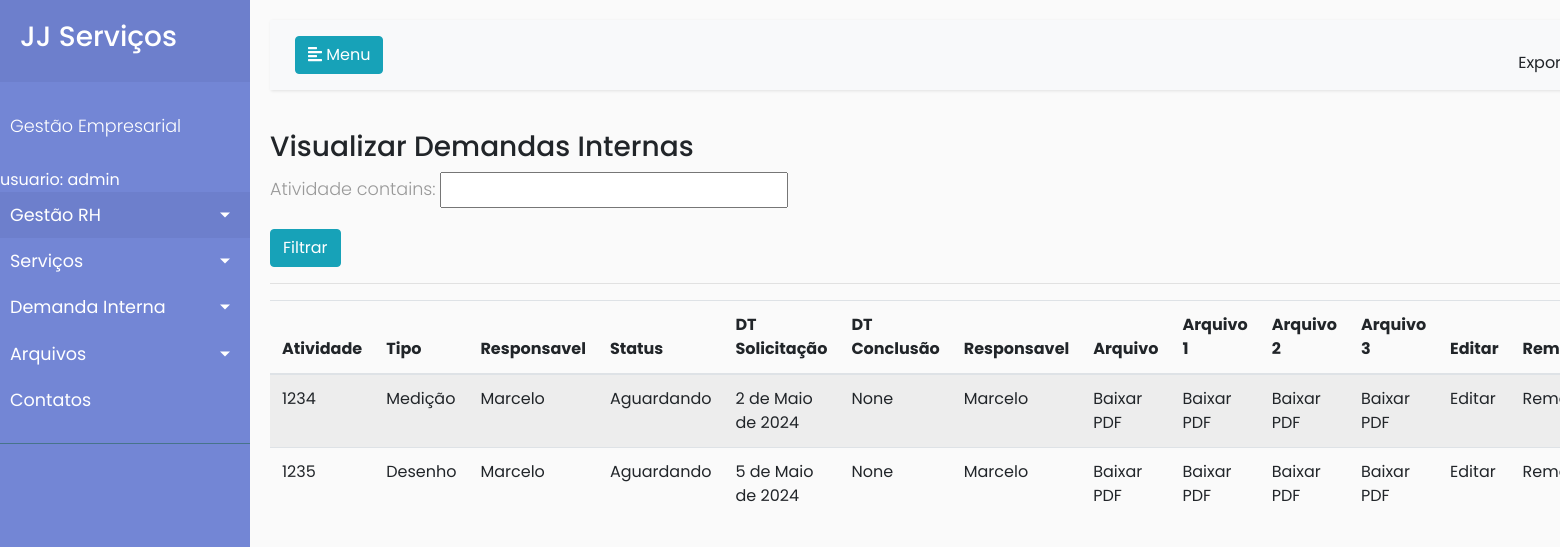
Page /demandainterna/visualizartodas/ (signed in) on the committed database.
### GestaoHR/models.py (models this page shows)
class DemandaInterna(models.Model):
    tipo_atividade= [
        ('Desenho','Desenho'),
        ('Medição', 'Medição'),
        ('Verificar campo', 'Verificar Campo'),
        ('Documentação', 'Documentação')
    ]
    tipo_status = [
        ('Aguardando', 'Aguardando'),
        ('Andamento', 'Andamento'),
        ('Realizando', 'Realizado'),
        ('Correção', 'Correção'),
    ]
    Atividade = models.CharField(max_length=100, blank=False, null=False)
    tipo = models.CharField(max_length=50, choices=tipo_atividade, blank=False, null=False)
    responsavel = models.CharField(max_length=50, blank=True, null=True)
    status = models.CharField(max_length=30,choices=tipo_status, blank=False, null=False)
    data_solicitacao = models.DateField(blank=True, null=True)
    data_conclusão= models.DateField(blank=True, null=True)
    responsavel = models.CharField(max_length=50, blank=True, null=True)
    arquivos = models.FileField(upload_to='media/desenhoservico/Interna/', blank=True, null=True)
    arquivos_complementar = models.FileField(upload_to='media/desenhoservico/Interna/', blank=True, null=True)
    arquivos_complementar1 = models.FileField(upload_to='media/desenhoservico/Interna/', blank=True, null=True)
    arquivos_complementar2 = models.FileField(upload_to='media/desenhoservico/Interna/', blank=True, null=True)

### GestaoHR/views.py (the view)
# urls.py: path('demandainterna/visualizartodas/', views.demandainternavisualizartd, name='Demandainternaviews'),
@login_required
def demandainternavisualizartd(request):
    demanda = DemandaFilter(request.GET, queryset= DemandaInterna.objects.all())
    return render(request, 'demandainterna_views.html', {'DemandaFilter':demanda})

### GestaoHR/templates/demandainterna_views.html (shortened to what this page needs)
{% extends 'base.html' %}
{% block 'excel' %}<a href="{% url 'demanainternaexportarexcel' %}">Exportar</a>{% endblock %}
{% block 'Material' %}
    <h3>Visualizar Demandas Internas</h3>
    <form method="get">
      {{DemandaFilter.form.as_p}}
      <button class="btn btn-info" type="submit">Filtrar</button>
    </form>
    <hr>
    <table class="table table-striped">
        <thead>
          <tr>
            <th scope="col">Atividade</th>
            <th scope="col">Tipo</th>
            <th scope="col">Responsavel</th>
            <th scope="col">Status</th>
            <th scope="col">DT Solicitação</th>
            <th scope="col">DT Conclusão</th>
            <th scope="col">Responsavel</th>
            <th scope="col">Arquivo</th>
            <th scope="col">Arquivo 1</th>
            <th scope="col">Arquivo 2</th>
            <th scope="col">Arquivo 3</th>
            <th scope="col">Editar</th>
            <th scope="col">Remover</th>
          </tr>
        </thead>
        <tbody>
            {% for demandas in DemandaFilter.qs %}
              <tr>
                <td><a href="#">{{demandas.Atividade}}</a></td>
                <td>{{demandas.tipo}}</td>
                <td>{{demandas.responsavel}}</td>
                <td><a href="{% url 'demandaatualizarstatus' pk=demandas.id %}">{{demandas.status}}</a></td>
                <td>{{ demandas.data_solicitacao}}</td>
                <td>{{demandas.data_conclusão}}</td>
                <td>{{demandas.responsavel}}</td>
                <td><a href="{{demandas.arquivos.url}}">Baixar PDF</a></td>
                <td><a href="{{demandas.arquivos_complementar.url}}">Baixar PDF</a></td>
                <td><a href="{{demandas.arquivos_complementar1.url}}">Baixar PDF</a></td>
                <td><a href="{{demandas.arquivos_complementar2.url}}">Baixar PDF</a></td>
                <td><a href="{% url 'demandaupdate' pk=demandas.id %}">Editar</a></td>
                <td><a href="{% url 'demandadelete' pk=demandas.id %}">Remover</a></td>
            {% endfor %}
{% endblock %}

### GestaoHR/templates/base.html (shortened to what this page needs)
<!DOCTYPE html>
<html>
<head>
    <link rel="stylesheet" href="https://stackpath.bootstrapcdn.com/bootstrap/4.1.0/css/bootstrap.min.css">
     {% load static %}
    <link rel="stylesheet" href="{% static '/CSS/style.css' %}">
</head>
<body>
    <div class="wrapper">
        <nav id="sidebar">
            <div class="sidebar-header">
                <h3>JJ Serviços</h3>
            </div>
            <ul class="list-unstyled components">
                <p>Gestão Empresarial</p>
                usuario: {{request.user}}
                <li class="active">
                    <a href="#homeSubmenu" data-toggle="collapse" aria-expanded="false" class="dropdown-toggle">Gestão RH</a>
                </li>
                <li>
                    <a href="#pageSubmenu" data-toggle="collapse" aria-expanded="false" class="dropdown-toggle">Serviços</a>
                </li>
                <li>
                    <a href="#pagenSubmenu" data-toggle="collapse" aria-expanded="false" class="dropdown-toggle">Demanda Interna</a>
                </li>
                <li>
                    <a href="#pagemSubmenu" data-toggle="collapse" aria-expanded="false" class="dropdown-toggle">Arquivos</a>
                </li>
                <li>
                    <a href="#">Contatos</a>
                </li>
            </ul>
        </nav>
        <div id="content">
            <nav class="navbar navbar-expand-lg navbar-light bg-light">
                <div class="container-fluid">
                    <button type="button" id="sidebarCollapse" class="btn btn-info">
                        <i class="fas fa-align-left"></i>
                        <span>Menu</span>
                    </button>
                    <div class="collapse navbar-collapse" id="navbarSupportedContent">
                        <ul class="nav navbar-nav ml-auto">
                            <li class="nav-item active">
                                <a class="nav-link" href="#">{% block 'excel' %}{% endblock %}</a>
                            </li>
                        </ul>
                    </div>
                </div>
            </nav>
            {% block 'Material' %}
            {% endblock %}
        </div>
    </div>
</body>
</html>

### GestaoHR/static/CSS/style.css (style rules this page uses)
body { font-family: 'Poppins', sans-serif; background: #fafafa; }
p { font-family: 'Poppins', sans-serif; font-size: 1.1em; font-weight: 300; line-height: 1.7em; color: #999; }
a, a:hover, a:focus { color: inherit; text-decoration: none; transition: all 0.3s; }
.navbar { padding: 15px 10px; background: #fff; border: none; border-radius: 0; margin-bottom: 40px; box-shadow: 1px 1px 3px rgba(0, 0, 0, 0.1); }
.wrapper { display: flex; width: 100%; align-items: stretch; }
#sidebar { min-width: 250px; max-width: 250px; background: #7386D5; color: #fff; transition: all 0.3s; }
#sidebar .sidebar-header { padding: 20px; background: #6d7fcc; }
#sidebar ul.components { padding: 20px 0; border-bottom: 1px solid #47748b; }
#sidebar ul p { color: #fff; padding: 10px; }
#sidebar ul li a { padding: 10px; font-size: 1.1em; display: block; }
#sidebar ul li.active>a, a[aria-expanded="true"] { color: #fff; background: #6d7fcc; }
a[data-toggle="collapse"] { position: relative; }
.dropdown-toggle::after { display: block; position: absolute; top: 50%; right: 20px; transform: translateY(-50%); }
#content { width: 100%; padding: 20px; min-height: 100vh; transition: all 0.3s; }

### rows in the picture
DemandaInterna: Atividade "1234", tipo "Medição", responsavel "Marcelo", status "Aguardando", data_solicitacao "2 de Maio de 2024", data_conclusão "None"
DemandaInterna: Atividade "1235", tipo "Desenho", responsavel "Marcelo", status "Aguardando", data_solicitacao "5 de Maio de 2024", data_conclusão "None"

### other values in the picture
{{ request.user }} "admin"
